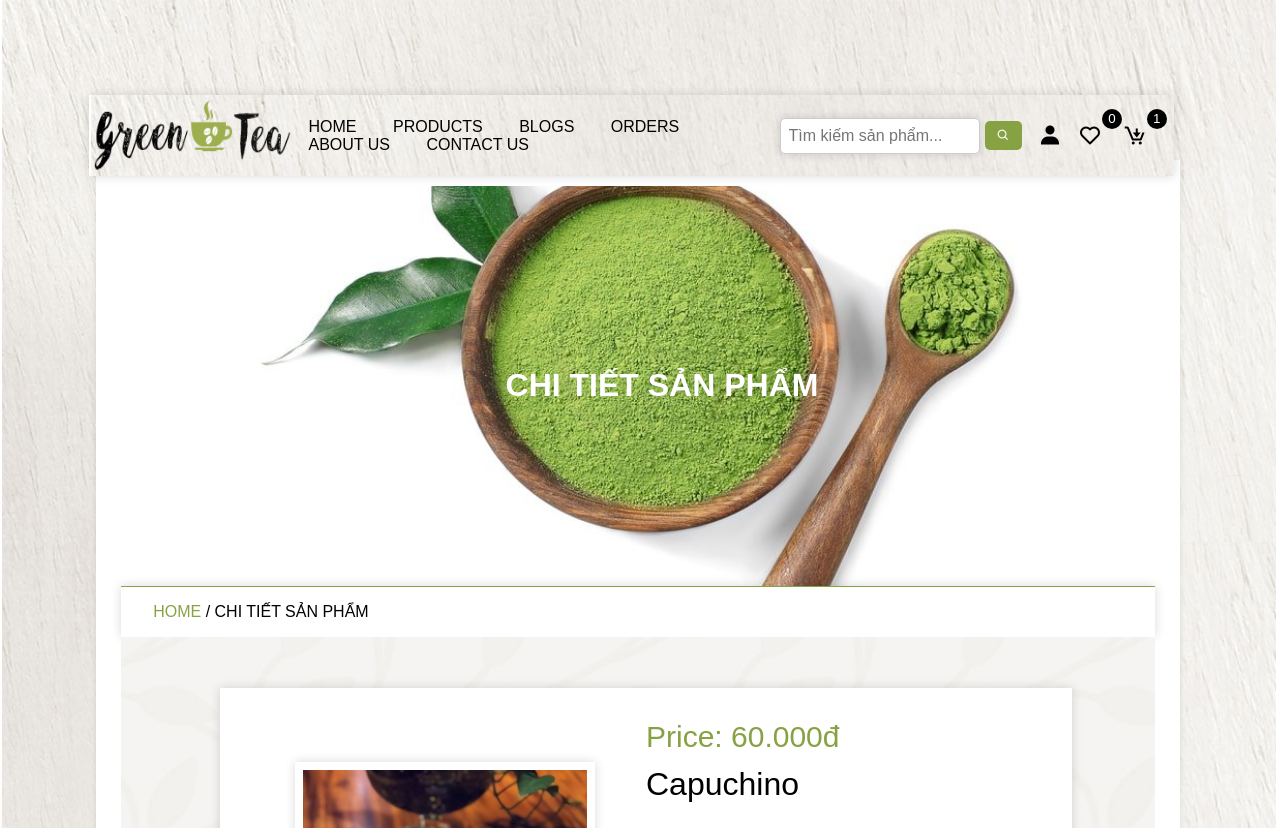
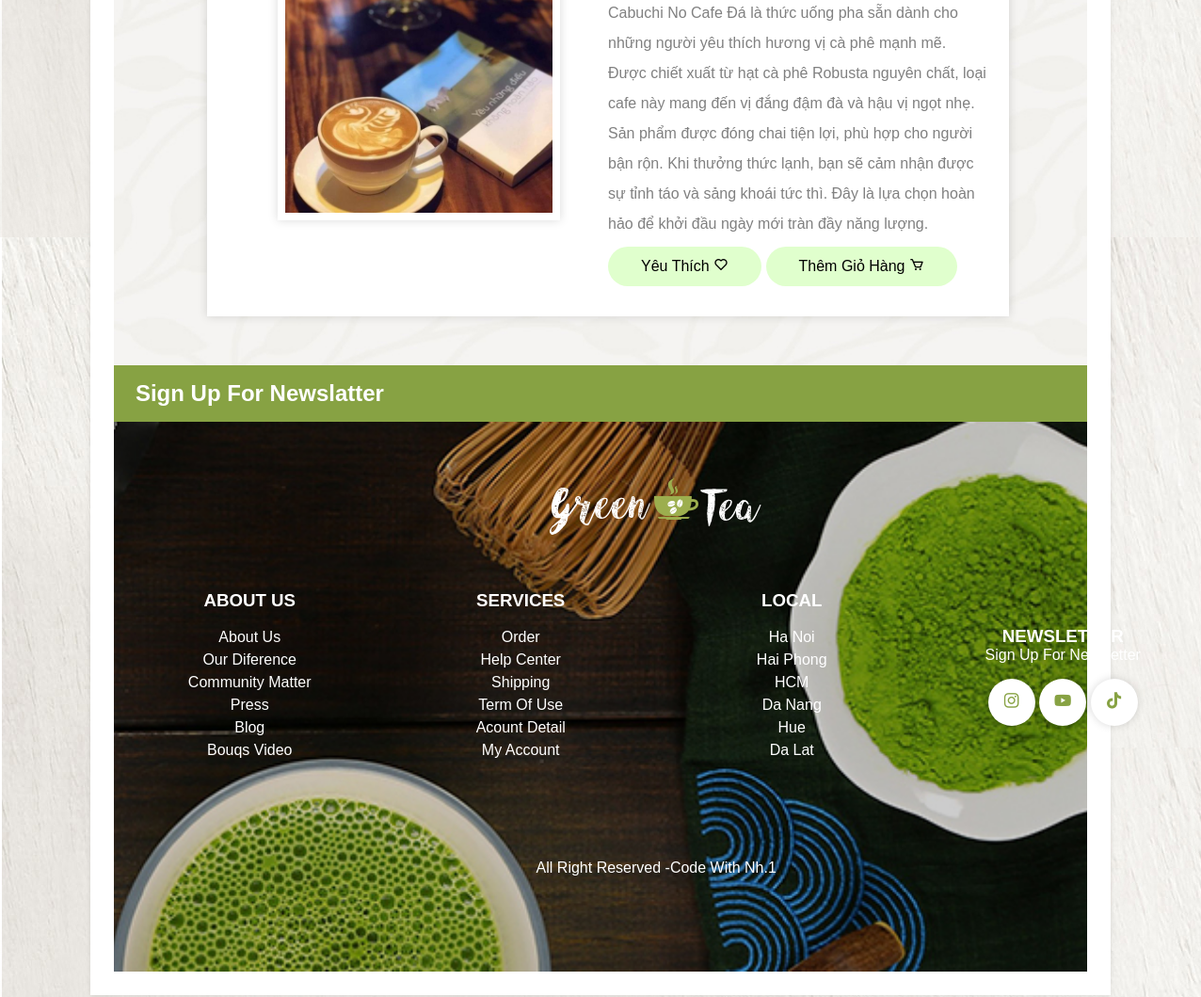
/view_page.php?pid=ei8xgUPBnIflamN8JT2e, run on the app's committed database (2 pictures, top to bottom).
### tables this page shows
CREATE TABLE `products` (
  `id` varchar(20) NOT NULL,
  `name` varchar(250) NOT NULL,
  `price` int(50) NOT NULL,
  `image` varchar(255) NOT NULL,
  `product_detail` varchar(1000) NOT NULL,
  `status` varchar(100) NOT NULL
);

### view_page.php (the view, shortened to what this page needs)
<?php
include 'connect.php';
?>
<!DOCTYPE html>
<html lang="en">
<head>
    <link href='https://unpkg.com/boxicons@2.1.4/css/boxicons.min.css' rel='stylesheet'>
</head>
<body>
    <?php  include 'header.php'; ?>
    <div class="main">
       <div class="banner">
          <h1>Chi tiết sản phẩm</h1>
       </div>
        <div class="title2">
            <a href="home.php">home </a><span> / Chi tiết sản phẩm</span>
        </div>
        <section class = "view_page">
            <?php
                if(isset($_GET['pid'])) {
                    $pid = $_GET['pid'];
                    $select_products = $conn->prepare("select * from `products` where id = '$pid'");
                    $select_products->execute();
                    if($select_products->rowCount()>0){
                        while($fetch_products = $select_products->fetch(PDO::FETCH_ASSOC)){
            ?>
            <form action="" method = "post">
                <img  src="img/<?php echo $fetch_products['image'];?>" alt="anh">
                <div class = "detail">
                <div class="price">Price: <?= number_format($fetch_products['price'], 0, ',', '.'); ?>đ</div>
                    <div class = "name"><?php echo $fetch_products['name'];?></div>
                    <div class = "detail"><p><?php echo $fetch_products['product_detail'];?></p></div>
                    <div class="button">
                        <button type = "submit" name = "add_to_wishlist" class="btn">Yêu thích <i class="bx bx-heart"></i></button>
                        <button type = "submit" name = "add_to_cart" class="btn">Thêm giỏ hàng <i class = "bx bx-cart"></i></button>
                    </div>
                </div>
            </form>
            <?php
                        }
                    }
                }
            ?>
        </section>
        <?php include 'footer.php' ; ?>
     </div>
</body>
</html>

### data on the page
products: image (picture), price "60.000", name "Capuchino", product_detail "Cabuchi No Cafe Đá là thức uống pha sẵn dành cho những người yêu thích hương vị cà phê mạnh mẽ. Được chiết xuất từ hạt cà phê Robusta nguyên chất, loại cafe này mang đến vị đắng đậm đà và hậu vị ngọt nhẹ. Sản phẩm được đóng chai tiện lợi, phù hợp cho người bận rộn. Khi thưởng thức lạnh, bạn sẽ cảm nhận được sự tỉnh táo và sảng khoái tức thì. Đây là lựa chọn hoàn hảo để khởi đầu ngày mới tràn đầy năng lượng."

### other printed values
$total_wishlist_items "0"
$total_cart_items "1"
